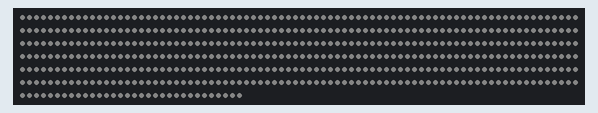
The sketch below on a simulated Arduino Uno, built for the host (arithmetic inside an expression is 32-bit, double 64-bit). On the bench: 512 RGB LEDs in strip order, left to right, continuing on the next row. Dim RGB values are drawn brighter than linear; colours are those a GRB WS2812 strip shows for the declared byte order.

Above: at 0.1 s.

The sketch:

algae_light_system.ino
```cpp
#include <FastLED.h>

// Number of LED pixels that will be used
#define NUM_LEDS 256*2
// For led chips like Neopixels, which have a data line, ground, and power, you just
// need to define DATA_PIN.  For led chipsets that are SPI based (four wires - data, clock,
// ground, and power), like the LPD8806 define both DATA_PIN and CLOCK_PIN
#define DATA_PIN 6

// Pass the number of LEDs to the leds array
CRGB leds[NUM_LEDS];

// Define the brightness
// The greater the brightness the more voltage required to power the leds
#define BRIGHTNESS 7
void setup() {
       FastLED.addLeds<WS2812B, DATA_PIN, RGB>(leds, NUM_LEDS);
       FastLED.setBrightness(BRIGHTNESS);
}

// Cycle between light on and off
void loop() {
  // Turn the LED on, then pause
  for(int i = 0; i <= NUM_LEDS; i++) {
    leds[i] = CRGB::White;
  }
  FastLED.show();
  // 14 hours white light on (in milliseconds)
  delay(50400000);

  // Now turn the LED off, then pause
  for(int j  = 0; j <= NUM_LEDS; j++) {
    leds[j] = CRGB::Black;
  }
  FastLED.show();
  // 10 hours lights off (in milliseconds)
  delay(36000000);
}
```
